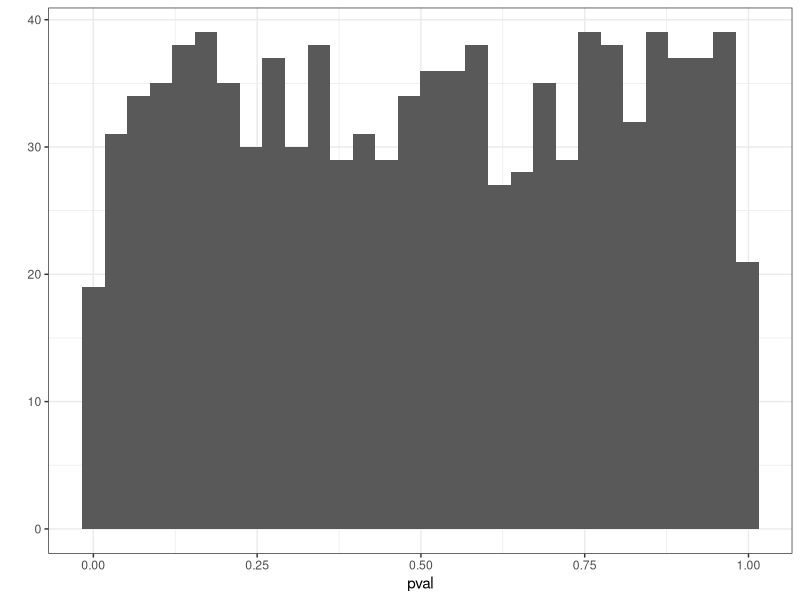
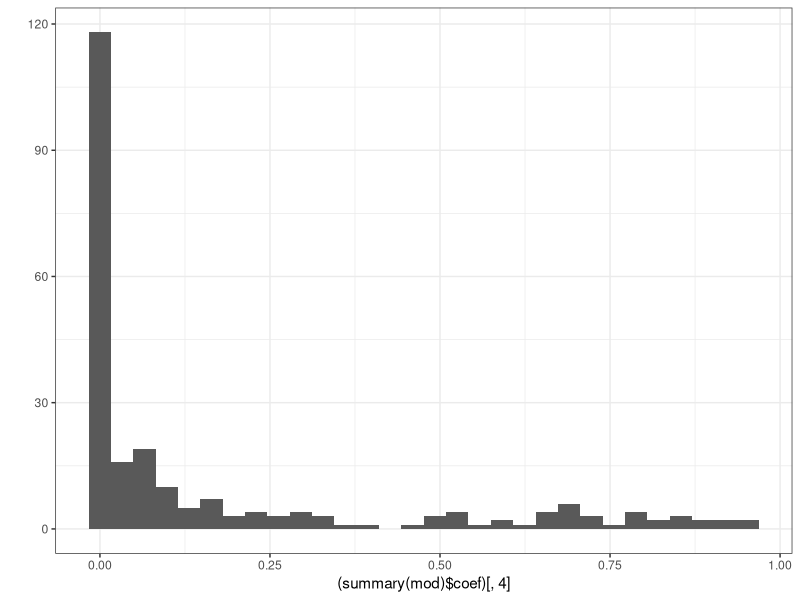

Generate these figures, in order, with R:
## 24 november 2011
## sina rueeger
## /////////////////////////////////////////////////////////////////////////////////////
library(ggplot2)
theme_set(theme_bw())

## kein signifikanter effekt
## >> uniform verteilt
I <- 1000
N <- 10000
mat <- matrix(rnorm(N*I), ncol = I, nrow = N)
pval <- rep(NA, I)
for ( i in 1:I)
{
  pval[i] <- t.test(mat[,i])$p.value
}

qplot(pval)

## signifikanter effekt
## >> uniform verteilt + werte bei kleiner 0.01 oder 0.05
mod <- lm(price ~.^2, data = diamonds)
summary(mod)
qplot((summary(mod)$coef)[,4])

